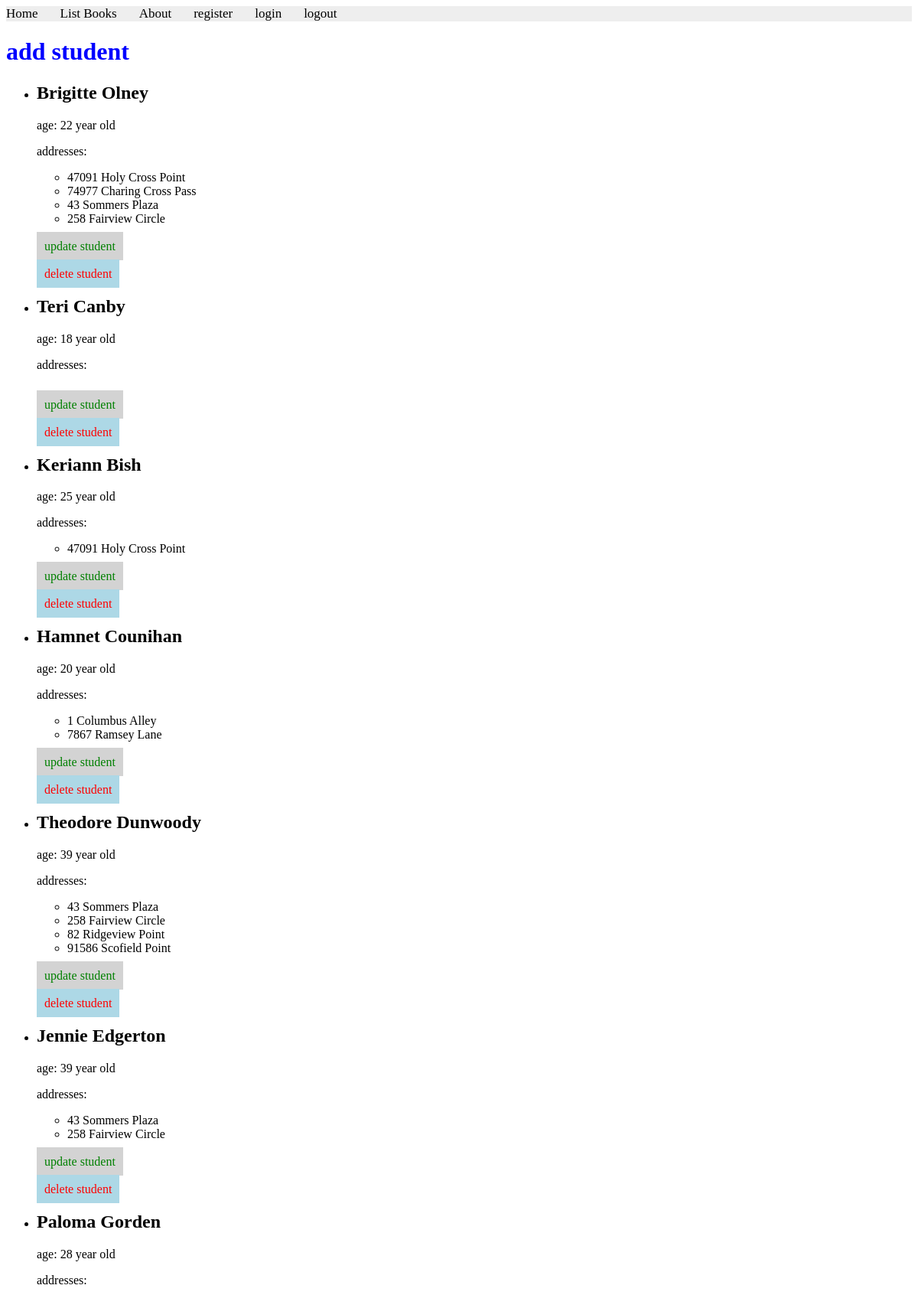
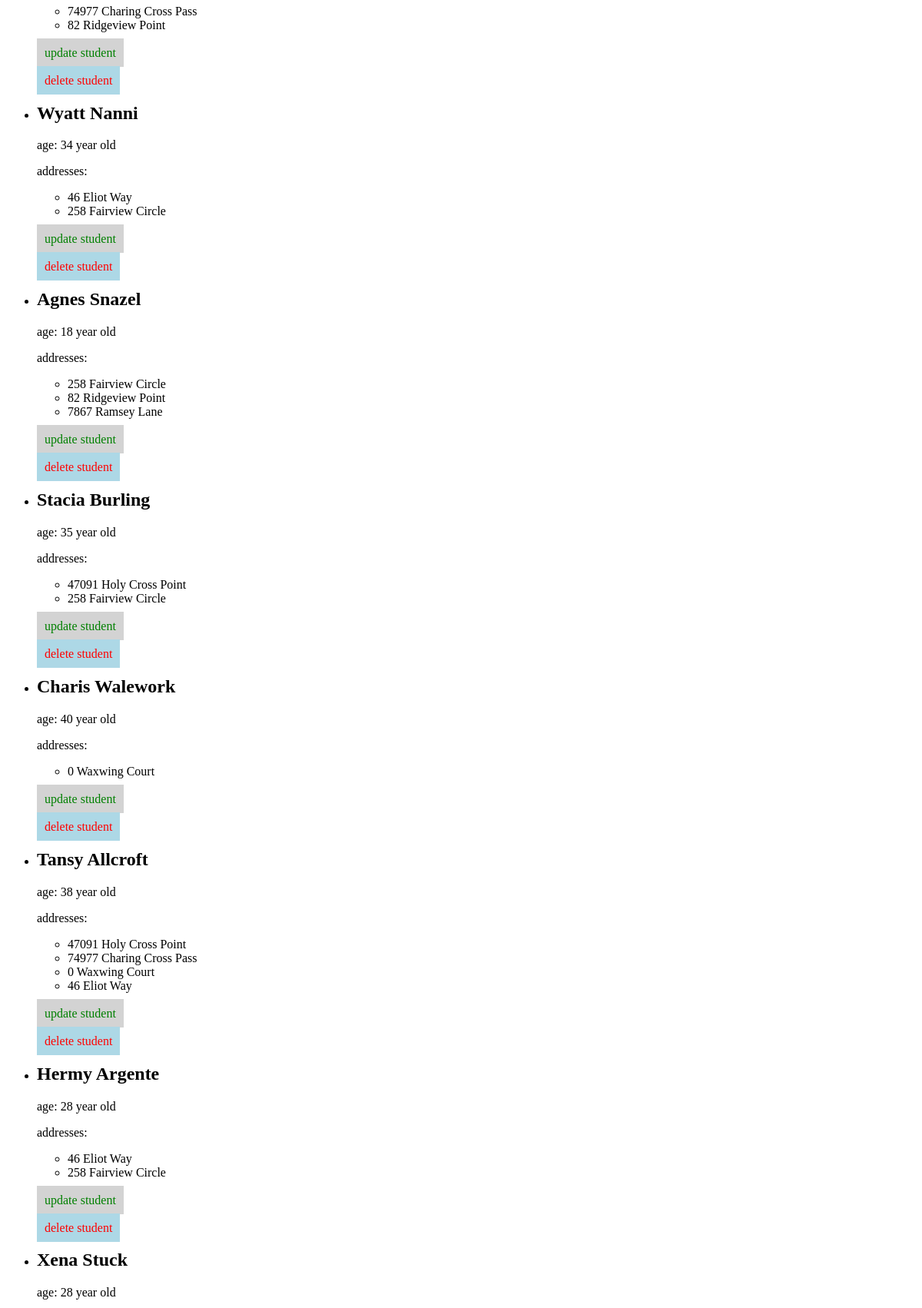
The page /books/lab10/liststudentmtm/ (upper part) on the database its author committed (2 pictures, top to bottom).
### apps/bookmodule/models.py (models this page shows, shortened)
class Student2(models.Model):
    name = models.CharField(max_length=50)
    age = models.SmallIntegerField(default=18)
    addresses = models.ManyToManyField(Address2)

class Address2(models.Model):
    address = models.CharField(max_length=20)

### apps/bookmodule/views.py (the view)
# urls.py: path('lab10/liststudentmtm/',views.liststudentmtm,name="liststudentmtm"),
def liststudentmtm(request):
  students = Student2.objects.prefetch_related('addresses').all()
  return render(request,"bookmodule/liststudentmtm.html",{'students':students})

### apps/templates/bookmodule/liststudentmtm.html (shortened to what this page needs)
<html lang="en">
<head>
{% extends "layouts/base.html" %}
{% load static %}
{% block stylesheets %} <link rel="stylesheet" href="{% static 'lab9-10_style.css' %}"> {% endblock %}
{% block content %}
<a href="{% url 'addstudentmtm' %}" class="linkadd"> <h1>add student</h1></a>
    {% if students %}
        <ul>
        {% for student in students %}
            <li>
                <h2>{{ student.name }}</h2>
                <p>age: {{ student.age }} year old</p>
                <p>addresses:</p> <ul>
                {% for address in student.addresses.all %}
                    <li>{{ address.address }}</li>
                {% endfor %}
                <br>
            </ul>
                <a href="{% url 'updatestudentmtm' Id=student.id%}" class="linkedit"> update student</a>
                <br> <br>
                <a href="{% url 'deletestudentmtm' Id=student.id%}" class="linkdelete"> delete student</a>
            </li>
        {% endfor %}
        </ul>
    {% else %}
        <p>No students found.</p>
    {% endif %}
{% endblock content %}

### apps/static/lab9-10_style.css (style rules this page uses)
.linkadd { color: blue; text-decoration: none; }
.linkedit { color: green; background-color: lightgray; padding: 10px; text-decoration: none; }
.linkdelete { color: red; background-color: lightblue; padding: 10px; text-decoration: none; }

### rows shown on the page
Student2: name "Brigitte Olney", age "22"
Address2: address "47091 Holy Cross Point"
Address2: address "74977 Charing Cross Pass"
Address2: address "43 Sommers Plaza"
Address2: address "258 Fairview Circle"
Student2: name "Teri Canby", age "18"
Student2: name "Keriann Bish", age "25"
Student2: name "Hamnet Counihan", age "20"
Address2: address "1 Columbus Alley"
Address2: address "7867 Ramsey Lane"
Student2: name "Theodore Dunwoody", age "39"
Address2: address "82 Ridgeview Point"
Address2: address "91586 Scofield Point"
Student2: name "Jennie Edgerton", age "39"
Student2: name "Paloma Gorden", age "28"
Student2: name "Wyatt Nanni", age "34"
Address2: address "46 Eliot Way"
Student2: name "Agnes Snazel", age "18"
Student2: name "Stacia Burling", age "35"
Student2: name "Charis Walework", age "40"
Address2: address "0 Waxwing Court"
Student2: name "Tansy Allcroft", age "38"
Student2: name "Hermy Argente", age "28"
Student2: name "Xena Stuck", age "28"
